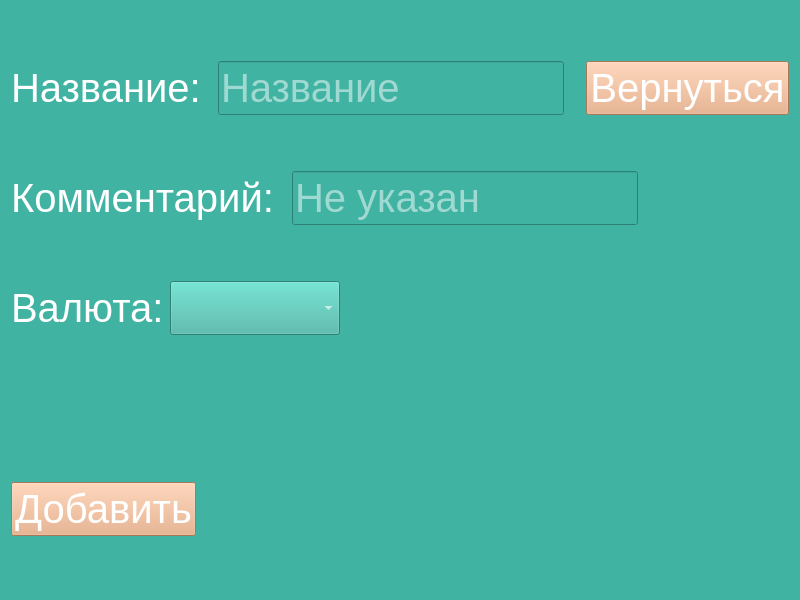
<?xml version="1.0" encoding="UTF-8"?>
<ui version="4.0">
 <class>MyWallet</class>
 <widget class="QWidget" name="MyWallet">
  <property name="geometry">
   <rect>
    <x>0</x>
    <y>0</y>
    <width>800</width>
    <height>600</height>
   </rect>
  </property>
  <property name="minimumSize">
   <size>
    <width>800</width>
    <height>600</height>
   </size>
  </property>
  <property name="maximumSize">
   <size>
    <width>800</width>
    <height>600</height>
   </size>
  </property>
  <property name="windowTitle">
   <string>MyWallet</string>
  </property>
  <property name="styleSheet">
   <string notr="true">QWidget {
background-color: #41B3A3;
color: rgb(255, 255, 255);
font-size: 40px;
}
QPushButton {
font-size: 40px;
color: rgb(255, 255, 255);
background-color: #E8A87C;
}
QPushButton:pressed {
background-color:  rgb(255, 255, 255);
color: #E27D60;
}
QPushButton:hover:!pressed{
background-color: #E27D60;
}</string>
  </property>
  <layout class="QHBoxLayout" name="horizontalLayout_6">
   <item>
    <layout class="QVBoxLayout" name="verticalLayout">
     <item>
      <layout class="QHBoxLayout" name="horizontalLayout_5">
       <item>
        <widget class="QLabel" name="label">
         <property name="styleSheet">
          <string notr="true"/>
         </property>
         <property name="text">
          <string>Название: </string>
         </property>
        </widget>
       </item>
       <item>
        <widget class="QLineEdit" name="NameEdit">
         <property name="sizePolicy">
          <sizepolicy hsizetype="Minimum" vsizetype="Fixed">
           <horstretch>0</horstretch>
           <verstretch>0</verstretch>
          </sizepolicy>
         </property>
         <property name="focusPolicy">
          <enum>Qt::ClickFocus</enum>
         </property>
         <property name="styleSheet">
          <string notr="true"/>
         </property>
         <property name="maxLength">
          <number>20</number>
         </property>
         <property name="frame">
          <bool>true</bool>
         </property>
         <property name="placeholderText">
          <string>Название</string>
         </property>
        </widget>
       </item>
       <item>
        <spacer name="horizontalSpacer_5">
         <property name="orientation">
          <enum>Qt::Horizontal</enum>
         </property>
         <property name="sizeHint" stdset="0">
          <size>
           <width>40</width>
           <height>20</height>
          </size>
         </property>
        </spacer>
       </item>
       <item>
        <widget class="QPushButton" name="returnButton">
         <property name="sizePolicy">
          <sizepolicy hsizetype="Maximum" vsizetype="Fixed">
           <horstretch>0</horstretch>
           <verstretch>0</verstretch>
          </sizepolicy>
         </property>
         <property name="styleSheet">
          <string notr="true"/>
         </property>
         <property name="text">
          <string>Вернуться</string>
         </property>
        </widget>
       </item>
      </layout>
     </item>
     <item>
      <layout class="QHBoxLayout" name="horizontalLayout_3">
       <item>
        <widget class="QLabel" name="label_2">
         <property name="styleSheet">
          <string notr="true"/>
         </property>
         <property name="text">
          <string>Комментарий: </string>
         </property>
        </widget>
       </item>
       <item>
        <widget class="QLineEdit" name="CommentEdit">
         <property name="sizePolicy">
          <sizepolicy hsizetype="Minimum" vsizetype="Fixed">
           <horstretch>0</horstretch>
           <verstretch>0</verstretch>
          </sizepolicy>
         </property>
         <property name="focusPolicy">
          <enum>Qt::ClickFocus</enum>
         </property>
         <property name="styleSheet">
          <string notr="true"/>
         </property>
         <property name="maxLength">
          <number>50</number>
         </property>
         <property name="placeholderText">
          <string>Не указан</string>
         </property>
        </widget>
       </item>
       <item>
        <spacer name="horizontalSpacer_2">
         <property name="orientation">
          <enum>Qt::Horizontal</enum>
         </property>
         <property name="sizeHint" stdset="0">
          <size>
           <width>40</width>
           <height>20</height>
          </size>
         </property>
        </spacer>
       </item>
      </layout>
     </item>
     <item>
      <layout class="QHBoxLayout" name="horizontalLayout_2">
       <item>
        <widget class="QLabel" name="label_3">
         <property name="styleSheet">
          <string notr="true"/>
         </property>
         <property name="text">
          <string>Валюта:</string>
         </property>
        </widget>
       </item>
       <item>
        <widget class="QComboBox" name="currencyComboBox">
         <property name="sizePolicy">
          <sizepolicy hsizetype="Maximum" vsizetype="Fixed">
           <horstretch>0</horstretch>
           <verstretch>0</verstretch>
          </sizepolicy>
         </property>
         <property name="styleSheet">
          <string notr="true"/>
         </property>
         <property name="frame">
          <bool>true</bool>
         </property>
        </widget>
       </item>
       <item>
        <spacer name="horizontalSpacer">
         <property name="orientation">
          <enum>Qt::Horizontal</enum>
         </property>
         <property name="sizeHint" stdset="0">
          <size>
           <width>40</width>
           <height>20</height>
          </size>
         </property>
        </spacer>
       </item>
      </layout>
     </item>
     <item>
      <layout class="QHBoxLayout" name="horizontalLayout_4">
       <item>
        <widget class="QLabel" name="errorLabel">
         <property name="sizePolicy">
          <sizepolicy hsizetype="Minimum" vsizetype="Maximum">
           <horstretch>0</horstretch>
           <verstretch>0</verstretch>
          </sizepolicy>
         </property>
         <property name="styleSheet">
          <string notr="true">QLabel {
font-size: 30px;
color: #EDF5E1;
}</string>
         </property>
         <property name="text">
          <string/>
         </property>
         <property name="wordWrap">
          <bool>true</bool>
         </property>
        </widget>
       </item>
      </layout>
     </item>
     <item>
      <layout class="QHBoxLayout" name="horizontalLayout">
       <item>
        <widget class="QPushButton" name="addButton">
         <property name="sizePolicy">
          <sizepolicy hsizetype="Maximum" vsizetype="Fixed">
           <horstretch>0</horstretch>
           <verstretch>0</verstretch>
          </sizepolicy>
         </property>
         <property name="maximumSize">
          <size>
           <width>200</width>
           <height>16777215</height>
          </size>
         </property>
         <property name="styleSheet">
          <string notr="true"/>
         </property>
         <property name="text">
          <string>Добавить</string>
         </property>
         <property name="autoDefault">
          <bool>false</bool>
         </property>
         <property name="default">
          <bool>false</bool>
         </property>
         <property name="flat">
          <bool>false</bool>
         </property>
        </widget>
       </item>
       <item>
        <spacer name="horizontalSpacer_4">
         <property name="orientation">
          <enum>Qt::Horizontal</enum>
         </property>
         <property name="sizeHint" stdset="0">
          <size>
           <width>40</width>
           <height>20</height>
          </size>
         </property>
        </spacer>
       </item>
      </layout>
     </item>
    </layout>
   </item>
  </layout>
 </widget>
 <resources/>
 <connections/>
</ui>
